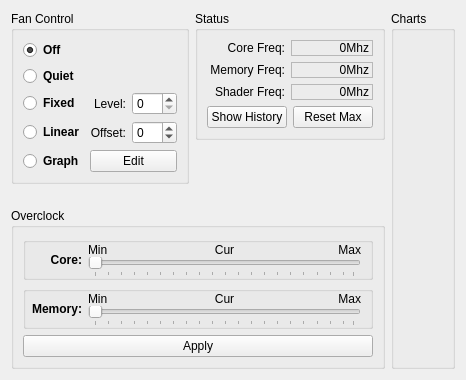
<?xml version="1.0" encoding="UTF-8"?>
<ui version="4.0">
 <class>GpuTab</class>
 <widget class="QWidget" name="GpuTab">
  <property name="geometry">
   <rect>
    <x>0</x>
    <y>0</y>
    <width>459</width>
    <height>329</height>
   </rect>
  </property>
  <property name="windowTitle">
   <string>Form</string>
  </property>
  <layout class="QGridLayout" name="gridLayout">
   <property name="sizeConstraint">
    <enum>QLayout::SetFixedSize</enum>
   </property>
   <item row="0" column="2" alignment="Qt::AlignTop">
    <widget class="QGroupBox" name="groupBoxStatus">
     <property name="sizePolicy">
      <sizepolicy hsizetype="Minimum" vsizetype="Minimum">
       <horstretch>0</horstretch>
       <verstretch>0</verstretch>
      </sizepolicy>
     </property>
     <property name="title">
      <string>Status</string>
     </property>
     <layout class="QFormLayout" name="formLayoutStatus">
      <property name="sizeConstraint">
       <enum>QLayout::SetFixedSize</enum>
      </property>
      <property name="labelAlignment">
       <set>Qt::AlignRight|Qt::AlignTrailing|Qt::AlignVCenter</set>
      </property>
      <item row="0" column="0">
       <widget class="QLabel" name="labelStatusCore">
        <property name="minimumSize">
         <size>
          <width>78</width>
          <height>0</height>
         </size>
        </property>
        <property name="text">
         <string>Core Freq:</string>
        </property>
        <property name="alignment">
         <set>Qt::AlignRight|Qt::AlignTrailing|Qt::AlignVCenter</set>
        </property>
       </widget>
      </item>
      <item row="0" column="1">
       <widget class="QLabel" name="labelStatusCoreCur">
        <property name="sizePolicy">
         <sizepolicy hsizetype="Expanding" vsizetype="Preferred">
          <horstretch>0</horstretch>
          <verstretch>0</verstretch>
         </sizepolicy>
        </property>
        <property name="frameShape">
         <enum>QFrame::StyledPanel</enum>
        </property>
        <property name="frameShadow">
         <enum>QFrame::Sunken</enum>
        </property>
        <property name="text">
         <string>0Mhz</string>
        </property>
        <property name="alignment">
         <set>Qt::AlignRight|Qt::AlignTrailing|Qt::AlignVCenter</set>
        </property>
       </widget>
      </item>
      <item row="1" column="0">
       <widget class="QLabel" name="labelStatusMem">
        <property name="minimumSize">
         <size>
          <width>78</width>
          <height>0</height>
         </size>
        </property>
        <property name="text">
         <string>Memory Freq:</string>
        </property>
        <property name="alignment">
         <set>Qt::AlignRight|Qt::AlignTrailing|Qt::AlignVCenter</set>
        </property>
       </widget>
      </item>
      <item row="1" column="1">
       <widget class="QLabel" name="labelStatusMemCur">
        <property name="sizePolicy">
         <sizepolicy hsizetype="Expanding" vsizetype="Preferred">
          <horstretch>0</horstretch>
          <verstretch>0</verstretch>
         </sizepolicy>
        </property>
        <property name="frameShape">
         <enum>QFrame::StyledPanel</enum>
        </property>
        <property name="frameShadow">
         <enum>QFrame::Sunken</enum>
        </property>
        <property name="text">
         <string>0Mhz</string>
        </property>
        <property name="alignment">
         <set>Qt::AlignRight|Qt::AlignTrailing|Qt::AlignVCenter</set>
        </property>
       </widget>
      </item>
      <item row="2" column="0">
       <widget class="QLabel" name="labelStatusShader">
        <property name="minimumSize">
         <size>
          <width>78</width>
          <height>0</height>
         </size>
        </property>
        <property name="text">
         <string>Shader Freq:</string>
        </property>
        <property name="alignment">
         <set>Qt::AlignRight|Qt::AlignTrailing|Qt::AlignVCenter</set>
        </property>
       </widget>
      </item>
      <item row="2" column="1">
       <widget class="QLabel" name="labelStatusShaderCur">
        <property name="sizePolicy">
         <sizepolicy hsizetype="Expanding" vsizetype="Preferred">
          <horstretch>0</horstretch>
          <verstretch>0</verstretch>
         </sizepolicy>
        </property>
        <property name="frameShape">
         <enum>QFrame::StyledPanel</enum>
        </property>
        <property name="frameShadow">
         <enum>QFrame::Sunken</enum>
        </property>
        <property name="text">
         <string>0Mhz</string>
        </property>
        <property name="alignment">
         <set>Qt::AlignRight|Qt::AlignTrailing|Qt::AlignVCenter</set>
        </property>
       </widget>
      </item>
      <item row="3" column="0" colspan="2">
       <layout class="QHBoxLayout" name="horizontalLayoutStatusButtons">
        <item>
         <widget class="QPushButton" name="pushButtonChart">
          <property name="text">
           <string>Show History</string>
          </property>
         </widget>
        </item>
        <item>
         <widget class="QPushButton" name="pushButtonReset">
          <property name="text">
           <string>Reset Max</string>
          </property>
         </widget>
        </item>
       </layout>
      </item>
     </layout>
    </widget>
   </item>
   <item row="5" column="1" colspan="2">
    <widget class="QGroupBox" name="groupBoxOverclock">
     <property name="sizePolicy">
      <sizepolicy hsizetype="Minimum" vsizetype="Minimum">
       <horstretch>0</horstretch>
       <verstretch>0</verstretch>
      </sizepolicy>
     </property>
     <property name="title">
      <string>Overclock</string>
     </property>
     <layout class="QVBoxLayout" name="verticalLayoutOverclock">
      <item>
       <widget class="QGroupBox" name="groupBoxCore">
        <layout class="QGridLayout" name="gridLayoutCore">
         <property name="leftMargin">
          <number>0</number>
         </property>
         <property name="topMargin">
          <number>0</number>
         </property>
         <property name="bottomMargin">
          <number>0</number>
         </property>
         <property name="verticalSpacing">
          <number>0</number>
         </property>
         <item row="0" column="2">
          <widget class="QLabel" name="labelClockCoreCur">
           <property name="text">
            <string>Cur</string>
           </property>
           <property name="alignment">
            <set>Qt::AlignCenter</set>
           </property>
          </widget>
         </item>
         <item row="0" column="1">
          <widget class="QLabel" name="labelClockCoreMin">
           <property name="text">
            <string>Min</string>
           </property>
          </widget>
         </item>
         <item row="0" column="3">
          <widget class="QLabel" name="labelClockCoreMax">
           <property name="text">
            <string>Max</string>
           </property>
           <property name="alignment">
            <set>Qt::AlignRight|Qt::AlignTrailing|Qt::AlignVCenter</set>
           </property>
          </widget>
         </item>
         <item row="1" column="1" colspan="3">
          <widget class="QSlider" name="horizontalSliderCore">
           <property name="sizePolicy">
            <sizepolicy hsizetype="Expanding" vsizetype="Fixed">
             <horstretch>0</horstretch>
             <verstretch>0</verstretch>
            </sizepolicy>
           </property>
           <property name="orientation">
            <enum>Qt::Horizontal</enum>
           </property>
           <property name="tickPosition">
            <enum>QSlider::TicksBelow</enum>
           </property>
           <property name="tickInterval">
            <number>5</number>
           </property>
          </widget>
         </item>
         <item row="0" column="0" rowspan="2">
          <widget class="QLabel" name="labelClockCore">
           <property name="sizePolicy">
            <sizepolicy hsizetype="Fixed" vsizetype="Preferred">
             <horstretch>0</horstretch>
             <verstretch>0</verstretch>
            </sizepolicy>
           </property>
           <property name="minimumSize">
            <size>
             <width>56</width>
             <height>0</height>
            </size>
           </property>
           <property name="font">
            <font>
             <bold>true</bold>
            </font>
           </property>
           <property name="text">
            <string>Core:</string>
           </property>
           <property name="alignment">
            <set>Qt::AlignRight|Qt::AlignTrailing|Qt::AlignVCenter</set>
           </property>
          </widget>
         </item>
        </layout>
       </widget>
      </item>
      <item>
       <widget class="QGroupBox" name="groupBoxMem">
        <layout class="QGridLayout" name="gridLayoutMem">
         <property name="leftMargin">
          <number>0</number>
         </property>
         <property name="topMargin">
          <number>0</number>
         </property>
         <property name="bottomMargin">
          <number>0</number>
         </property>
         <property name="verticalSpacing">
          <number>0</number>
         </property>
         <item row="0" column="0" rowspan="2">
          <widget class="QLabel" name="labelClockMem">
           <property name="sizePolicy">
            <sizepolicy hsizetype="Fixed" vsizetype="Preferred">
             <horstretch>0</horstretch>
             <verstretch>0</verstretch>
            </sizepolicy>
           </property>
           <property name="minimumSize">
            <size>
             <width>56</width>
             <height>0</height>
            </size>
           </property>
           <property name="font">
            <font>
             <bold>true</bold>
            </font>
           </property>
           <property name="text">
            <string>Memory:</string>
           </property>
           <property name="alignment">
            <set>Qt::AlignRight|Qt::AlignTrailing|Qt::AlignVCenter</set>
           </property>
          </widget>
         </item>
         <item row="0" column="1">
          <widget class="QLabel" name="labelClockMemMin">
           <property name="text">
            <string>Min</string>
           </property>
          </widget>
         </item>
         <item row="1" column="1" colspan="3">
          <widget class="QSlider" name="horizontalSliderMem">
           <property name="sizePolicy">
            <sizepolicy hsizetype="Expanding" vsizetype="Fixed">
             <horstretch>0</horstretch>
             <verstretch>0</verstretch>
            </sizepolicy>
           </property>
           <property name="orientation">
            <enum>Qt::Horizontal</enum>
           </property>
           <property name="tickPosition">
            <enum>QSlider::TicksBelow</enum>
           </property>
           <property name="tickInterval">
            <number>5</number>
           </property>
          </widget>
         </item>
         <item row="0" column="3">
          <widget class="QLabel" name="labelClockMemMax">
           <property name="text">
            <string>Max</string>
           </property>
           <property name="alignment">
            <set>Qt::AlignRight|Qt::AlignTrailing|Qt::AlignVCenter</set>
           </property>
          </widget>
         </item>
         <item row="0" column="2">
          <widget class="QLabel" name="labelClockMemCur">
           <property name="text">
            <string>Cur</string>
           </property>
           <property name="alignment">
            <set>Qt::AlignCenter</set>
           </property>
          </widget>
         </item>
        </layout>
       </widget>
      </item>
      <item>
       <widget class="QPushButton" name="pushButtonOverclock">
        <property name="text">
         <string>Apply</string>
        </property>
       </widget>
      </item>
     </layout>
    </widget>
   </item>
   <item row="0" column="1" rowspan="2" alignment="Qt::AlignTop">
    <widget class="QGroupBox" name="groupBoxFanControl">
     <property name="sizePolicy">
      <sizepolicy hsizetype="Minimum" vsizetype="Minimum">
       <horstretch>0</horstretch>
       <verstretch>0</verstretch>
      </sizepolicy>
     </property>
     <property name="title">
      <string>Fan Control</string>
     </property>
     <layout class="QGridLayout" name="gridLayoutFanControl">
      <property name="sizeConstraint">
       <enum>QLayout::SetFixedSize</enum>
      </property>
      <item row="0" column="0">
       <widget class="QRadioButton" name="radioButtonOff">
        <property name="font">
         <font>
          <bold>true</bold>
         </font>
        </property>
        <property name="text">
         <string>Off</string>
        </property>
        <property name="checked">
         <bool>true</bool>
        </property>
       </widget>
      </item>
      <item row="2" column="0">
       <widget class="QRadioButton" name="radioButtonFixed">
        <property name="font">
         <font>
          <bold>true</bold>
         </font>
        </property>
        <property name="text">
         <string>Fixed</string>
        </property>
       </widget>
      </item>
      <item row="1" column="0">
       <widget class="QRadioButton" name="radioButtonQuiet">
        <property name="font">
         <font>
          <bold>true</bold>
         </font>
        </property>
        <property name="text">
         <string>Quiet</string>
        </property>
       </widget>
      </item>
      <item row="3" column="2">
       <widget class="QSpinBox" name="spinBoxLinearOffset">
        <property name="minimum">
         <number>-10</number>
        </property>
        <property name="maximum">
         <number>30</number>
        </property>
       </widget>
      </item>
      <item row="3" column="1">
       <widget class="QLabel" name="labelLinearOffset">
        <property name="text">
         <string>Offset:</string>
        </property>
        <property name="alignment">
         <set>Qt::AlignRight|Qt::AlignTrailing|Qt::AlignVCenter</set>
        </property>
       </widget>
      </item>
      <item row="2" column="1">
       <widget class="QLabel" name="labelFixedLevel">
        <property name="text">
         <string>Level:</string>
        </property>
        <property name="alignment">
         <set>Qt::AlignRight|Qt::AlignTrailing|Qt::AlignVCenter</set>
        </property>
       </widget>
      </item>
      <item row="3" column="0">
       <widget class="QRadioButton" name="radioButtonLinear">
        <property name="font">
         <font>
          <bold>true</bold>
         </font>
        </property>
        <property name="text">
         <string>Linear</string>
        </property>
       </widget>
      </item>
      <item row="2" column="2">
       <widget class="QSpinBox" name="spinBoxFixedLevel"/>
      </item>
      <item row="4" column="1" colspan="2">
       <widget class="QPushButton" name="pushButtonGraph">
        <property name="text">
         <string>Edit</string>
        </property>
       </widget>
      </item>
      <item row="4" column="0">
       <widget class="QRadioButton" name="radioButtonGraph">
        <property name="font">
         <font>
          <bold>true</bold>
         </font>
        </property>
        <property name="text">
         <string>Graph</string>
        </property>
       </widget>
      </item>
     </layout>
    </widget>
   </item>
   <item row="0" column="3" rowspan="6">
    <widget class="QGroupBox" name="groupBoxCharts">
     <property name="title">
      <string>Charts</string>
     </property>
     <layout class="QVBoxLayout" name="verticalLayout"/>
    </widget>
   </item>
  </layout>
 </widget>
 <resources/>
 <connections/>
</ui>
